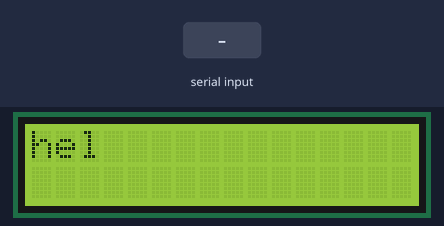
Bench run of a sketch on a simulated Arduino Uno, built with avr-gcc and run on an emulated ATmega328P. Parts: 16×2 character LCD. Inputs (shaded band) come from the test bench. What the sketch prints to the serial monitor is not drawn.

Above: at 1.2 s.
1.3 s: "1" received over Serial
At 2.8 s:
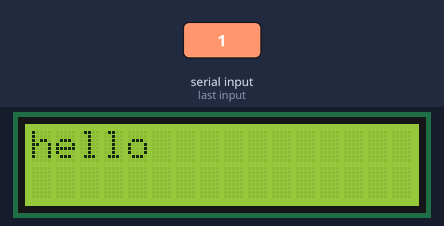
At 13.4 s:
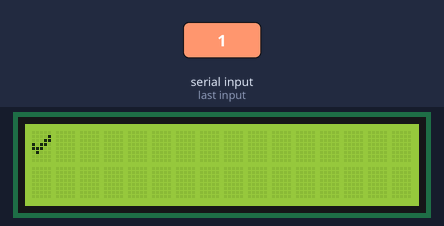
Timing chart, 0 to 14.9 s (numbered marks = the images above; inputs shaded):
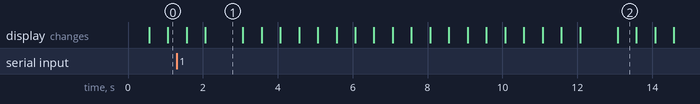

Measured:
- what the display in image 1 shows lasts 1.0 s, from 2.1 s to 3.1 s
- what the display in image 2 shows lasts 0.5 s, from 13.1 s to 13.6 s

The sketch:

display_test.ino
```cpp
/*

*/

#include <Arduino.h>

// include the library code:
#include <LiquidCrystal.h>

// initialize the library by associating any needed LCD interface pin
// with the arduino pin number it is connected to
const int rs = 7, en = 8, d4 = 9, d5 = 10, d6 = 11, d7 = 12;
LiquidCrystal lcd(rs, en, d4, d5, d6, d7);

uint8_t check[8] = {
	0b00000,
	0b00001,
	0b00011,
	0b10110,
	0b11100,
	0b01000,
	0b00000,
	0b00000
};


String stringToPrint = "hello world";

void setup()
{
	// set up the LCD's number of columns and rows:
	lcd.begin(16, 2);
	lcd.createChar(0, check);
	Serial.begin(9600);
}

void loop()
{
	if (Serial.available()) {
		stringToPrint = Serial.readString();
		stringToPrint = stringToPrint.substring(0, stringToPrint.length() -1);
		Serial.println("Retrieved new value from serial");
	}

	// lcd.autoscroll();
	printDisplay(stringToPrint);
	// lcd.noAutoscroll();
}

void printDisplay(String displayText)
{
	Serial.print("Printing value: ");
	Serial.println(displayText);
	lcd.clear();

	// set the cursor to (0,0):
	lcd.setCursor(0, 0);

	// print from 0 to 9:
	for (int charIndex = 0; charIndex < displayText.length(); charIndex++)
	{
		if (charIndex > 15) {
			lcd.autoscroll();
		}
		lcd.print(displayText.charAt(charIndex));
		delay(500);
	}
	if (displayText.length() == 16) {
		lcd.autoscroll();
	}
	lcd.write(byte(0));
	delay(500);

	// set the cursor to (16,1):
	lcd.setCursor(16, 1);
	// set the display to automatically scroll:
	lcd.autoscroll();
	// print from 0 to 9:
	for (int charIndex = 0; charIndex < displayText.length(); charIndex++)
	{
		lcd.print(displayText.charAt(charIndex));
		delay(500);
	}
	lcd.write(byte(0));
	delay(500);

	// turn off automatic scrolling
	lcd.noAutoscroll();

	// clear screen for the next loop:
	lcd.clear();
}
```
